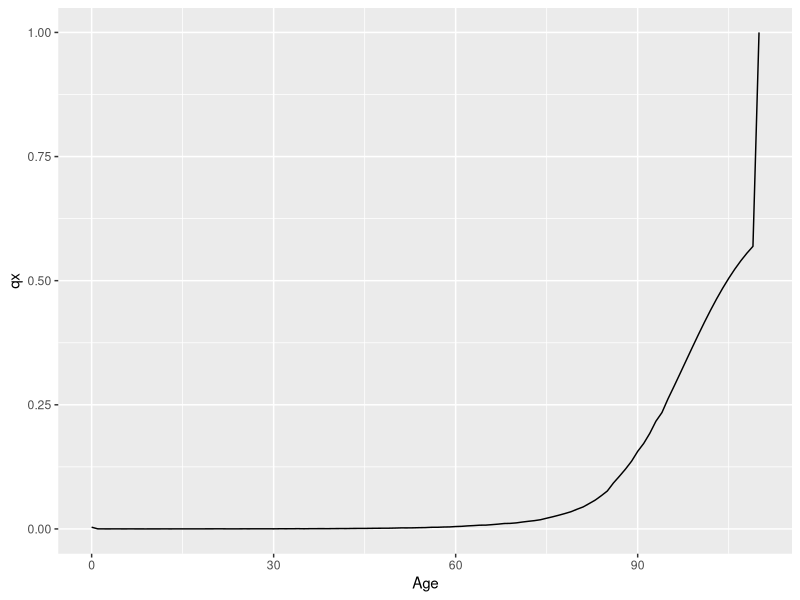
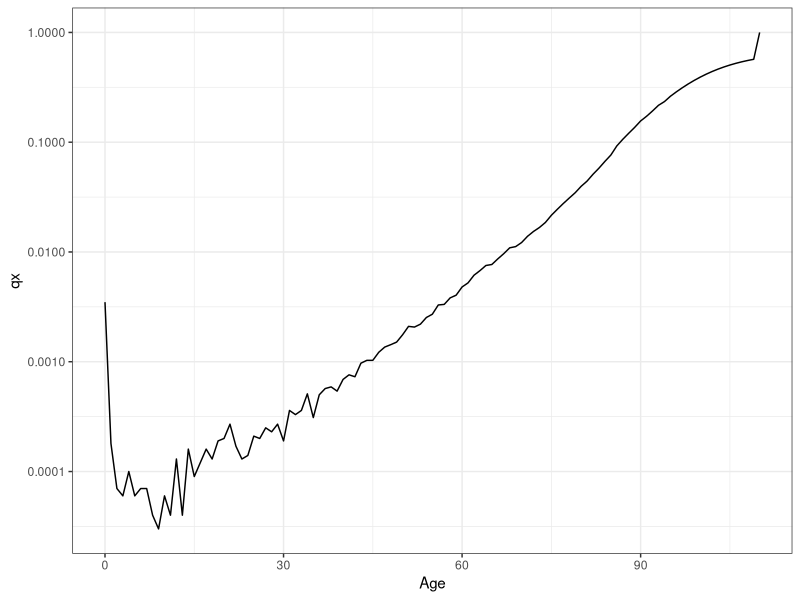
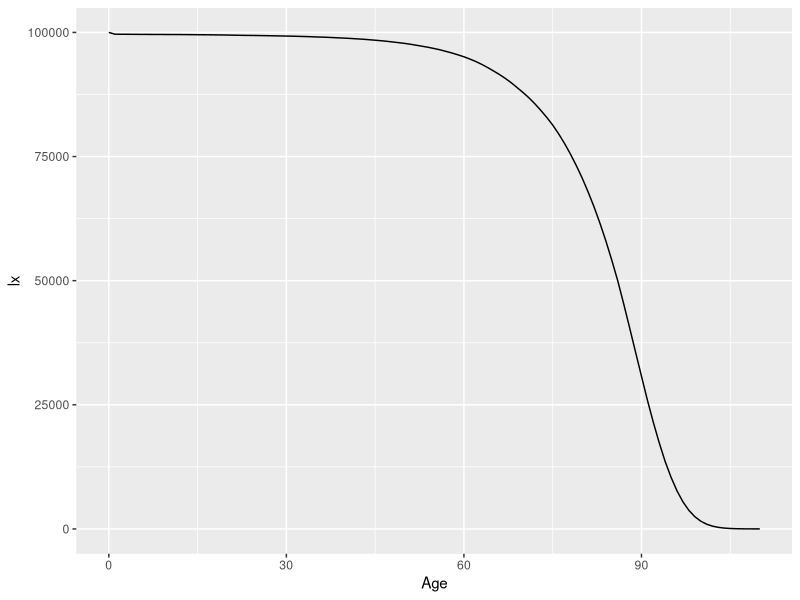
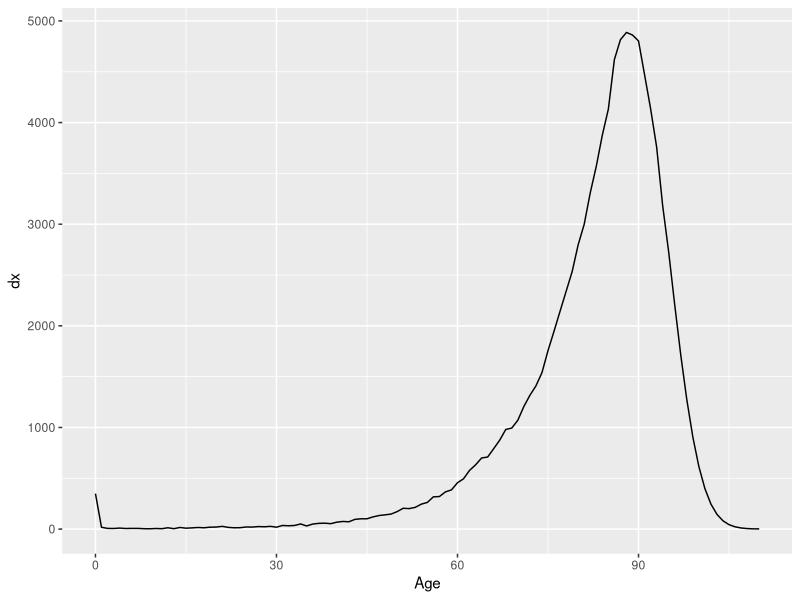
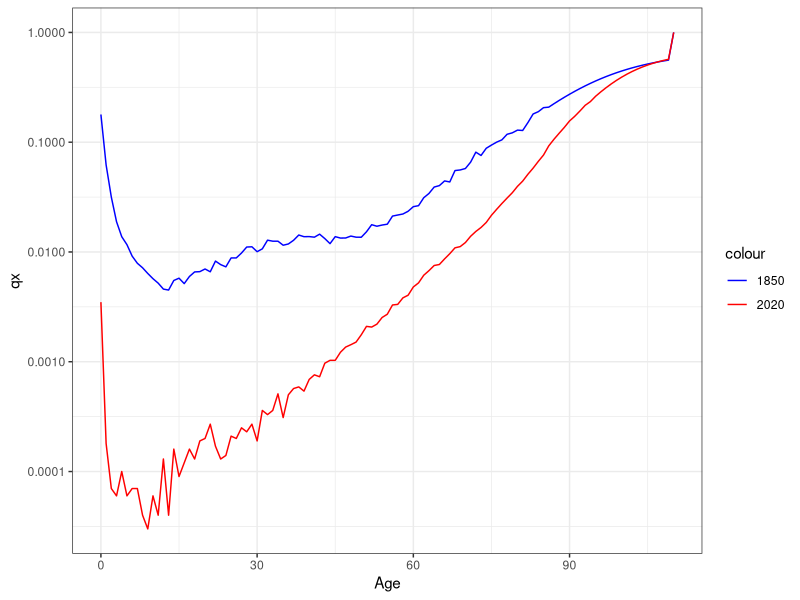
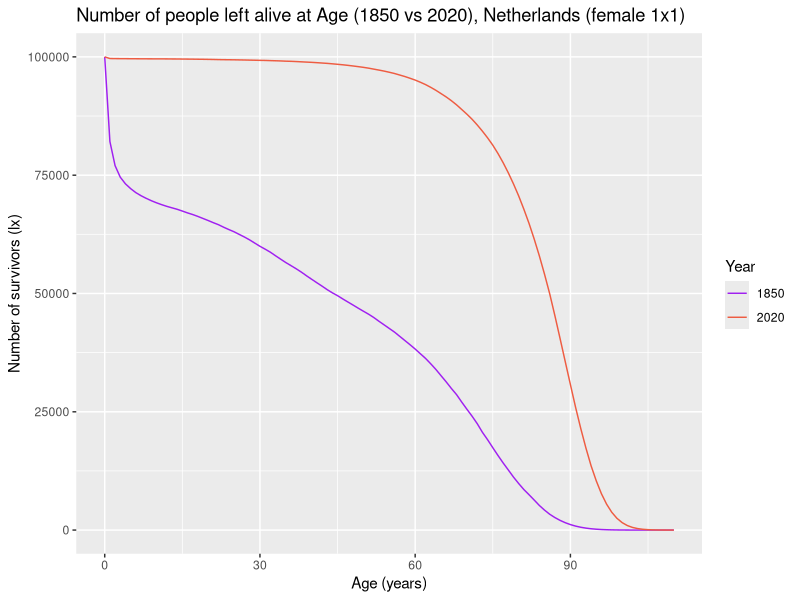
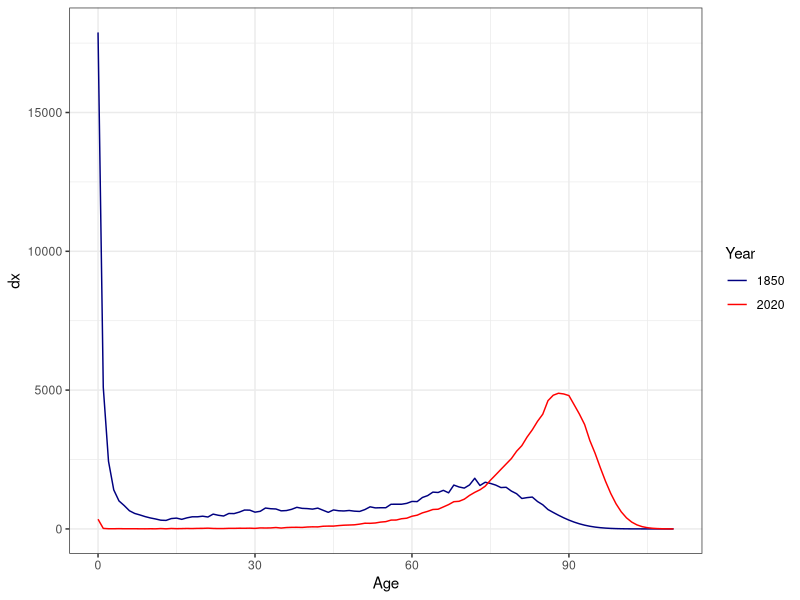

Write the R code that produced these figures, in order.
library(ggplot2)

options(scipen = 5) # prevent scientific notation

getwd()

# LT stands for life table
LT <-  read.table("fltper_1x1.txt",
                  header=TRUE, # open
                  fill=TRUE, # fill uneven rows
                  skip=2 # skip first two rows
                  )

# Fix and make numeric the Age column
LT$Age[LT$Age == "110+"] <- 110
LT$Age <- as.numeric(LT$Age)


# Get a subset
LT_sub <- LT[LT$Year == "2020",]

# Get Mx, which indicates the mortality rate (capital is population, technically)
Mx <- data.frame(Age = 0:110, qx = LT_sub$qx)

ggplot(Mx, aes(x=Age,y=qx))+geom_line()

ggplot(Mx, aes(x=Age,y=qx))+geom_line()+
  scale_y_continuous(trans="log10")+
  theme_bw()

# Address the number of survivors (lx) and pr surviving (px)
lx <- 100000 # Initial population, at index lx[1]
length(lx) # 1 entry

px <- 1 - Mx$qx # Calculate various survival rates
length(px) # 111 entries

for (y in 1:110) {
  lx[y + 1] <- px[y] * lx[y]
}
length(lx) # 111 entries

# Return to add the survivors column to Mx
Mx$lx <- lx

ggplot(Mx, aes(x = Age, y=lx))+geom_line()

# Onto dx! dx is the number of people who died?
# Fix: dx is the deaths in an interval

dx <- Mx$qx * Mx$lx

Mx$dx <- dx

ggplot(Mx, aes(x=Age, y=dx))+geom_line()

# LifeTable function
LifeTable <- function(qx) {
  Age <- 0:110
  lx <- 100000
  px <- 1 - qx
  
  for (y in 1:110) {
    lx[y + 1] <- lx[y] * px[y]
  }
  dx <- qx * lx
  
  ALL <- data.frame(Age=Age, qx=qx,lx=lx,dx=dx)
  return(ALL)
}

# Compare qx on two thingies
LT1 <- LT[LT$Year=="1850",]
LT2 <- LT[LT$Year=="2020",]


ggplot()+
  geom_line(LT1,mapping = aes(x=Age,y=qx,color="1850"))+
  geom_line(LT2,mapping = aes(x=Age,y=qx,color="2020"))+
  scale_y_continuous(trans = "log10")+
  scale_color_manual(values=c("blue","red"))+
  labs(x = "Age",y="qx")+theme_bw()

###############

LT_A<-LifeTable(LT1$qx)
LT_B<-LifeTable(LT2$qx)

ggplot()+
  geom_line(LT_A, mapping = aes(x = Age, y = lx, color = "1850"))+
  geom_line(LT_B, mapping = aes(x = Age, y = lx, color = "2020"))+
  scale_color_manual(values = c("purple","tomato2"))+
  guides(color = guide_legend(title = "Year"))+
  labs(x = "Age (years)", y = "Number of survivors (lx)")+
  ggtitle("Number of people left alive at Age (1850 vs 2020), Netherlands (female 1x1)")


## and plotting them together, dx

ggplot()+
  geom_line(LT_A, mapping = aes(x = Age, y = dx, color = "1850"))+
  geom_line(LT_B, mapping = aes(x = Age, y = dx, color = "2020"))+
  scale_color_manual(values = c("navy","red"))+
  guides(color = guide_legend(title = "Year"))+
  labs(x = "Age", y = "dx")+theme_bw()

